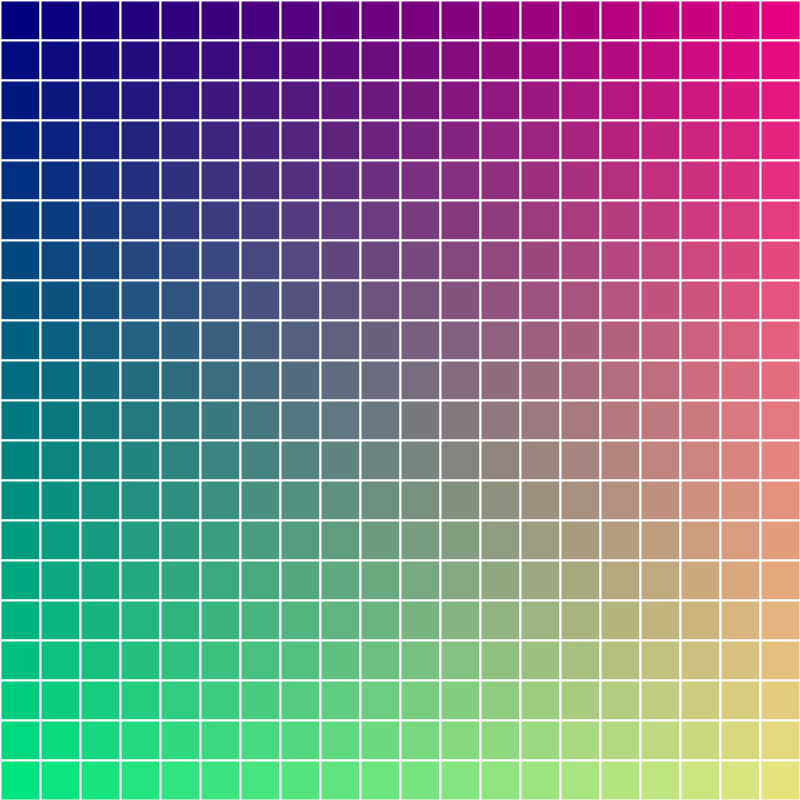
Frame 1 (no input)
Frame 2 (the mouse pressed at the canvas centre, redrawn once): identical to frame 1, image omitted

The Processing sketch that drew this single still picture (run headless with seeded random() and noise(); the mouse was pressed at the canvas centre and the sketch redrawn once):

// Processing sketch: grid_9
// ── grid_9.pde
int videoScale = 40;
int cols, rows;
color[][] colors;
color[][] colorsOriginal;
int strokeColor = 255;
int frameCounter = 0;
int stasisTime = 1000;

void setup() {
  size(800, 800);
  
  cols = width/videoScale;
  rows = height/videoScale;
  print(cols, "columns\n");
  print(rows, "rows\n");
  
  strokeWeight(2);
  
  colors = new color[rows][cols];
  for (int i = 0; i < cols; i++) {
    for (int j = 0; j < rows; j++) {
      int red = (255 / cols) * i;
      int green = (255 / rows) * j;
      
      color c = color(red, green, 127);
      colors[i][j] = c;
    }
  }
  colorsOriginal = colors;
  
  noLoop();
}

void draw() {
  // select two random cells
  int randX1 = int(random(0, rows));
  int randY1 = int(random(0, cols));
  int randX2 = int(random(0, rows));
  int randY2 = int(random(0, cols));
  
  for (int i = 0; i < cols; i++) {
    for (int j = 0; j < rows; j++) {
      int interval = int(random(20, max(20 + frameCounter, 500)));
      
      int x = i * videoScale;
      int y = j * videoScale;
      
      if (frameCounter%(interval)==0) {
        
        if (frameCounter != 0) {
          if (frameCounter < stasisTime) {
            color swap1 = color(colors[randX1][randY1]);
            color swap2 = color(colors[randX2][randY2]);
            
            colors[randX1][randY1] = swap2;
            colors[randX2][randY2] = swap1;
          } else {
            if (frameCounter%(interval*1.5)==0) {
              color swap1 = color(colors[randX1][randY1]);
              color swap2 = color(colors[randX2][randY2]);
              
              float swap1red = red(swap1);
              float swap1green = green(swap1);
              float swap1blue = blue(swap1);
              float swap1luminosity = max(0.299 * swap1red + 0.587 * swap1green + 0.114 * swap1blue, 50);
              
              float swap2red = red(swap2);
              float swap2green = green(swap2);
              float swap2blue = blue(swap2);
              
              colors[randX1][randY1] = color(swap1luminosity);
              colors[randX2][randY2] = color(swap2red, swap2green, swap2blue);
              
              if (strokeColor > 0 && frameCounter%(interval*2.5)==0) {
                strokeColor--;
              }
            }

          }
        }
        
        color c = colors[i][j];
        
        fill(c);
        stroke(strokeColor);
        rect(x, y, videoScale, videoScale);
    }
      
      }
  }
  
  frameCounter++;
}

void mousePressed() {
  loop();
}

void mouseReleased() {
  noLoop();
}

void keyPressed() {
  if (key==' ') {
    loop();
  }
}

void keyReleased() {
  if (key==' ') {
    noLoop();
  }
}
